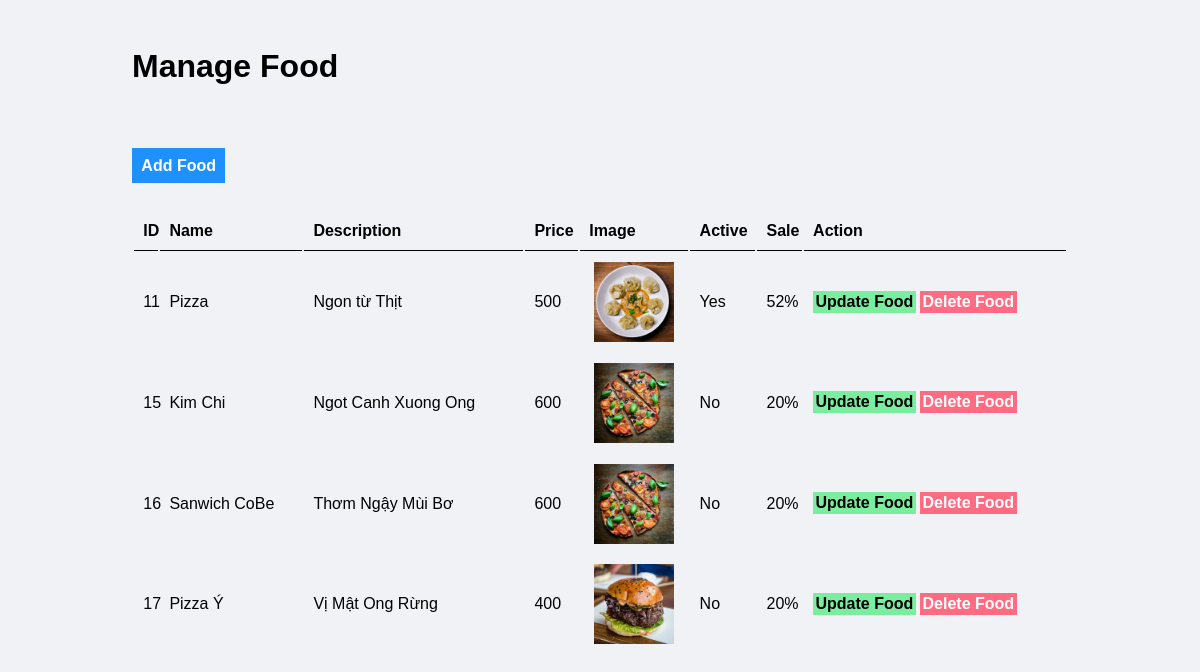
The page /ControllersAdmin/ctlFood.php on the database its author committed.
### tables this page shows
CREATE TABLE `food` (
  `id` int(11) NOT NULL,
  `name` varchar(100) NOT NULL,
  `descript` varchar(1000) NOT NULL,
  `price` int(11) NOT NULL,
  `image_name` varchar(50) NOT NULL,
  `active` varchar(5) NOT NULL,
  `cateId` int(11) NOT NULL,
  `sale` int(11) NOT NULL DEFAULT 0
);

### Models/clsDatabase.php (called while the page is built, shortened)
<?php
class clsDatabase
{
    public $conn = null;
    function __construct()
    {
        try {
            $this->conn = new pdo("mysql:host=localhost;dbname=website-project", "root", '');
            $this->conn->exec('set names utf8');
        } catch (\Throwable $th) {
            echo '<h3>' . $th->getMessage() . '</h3>';
            die('loi database');
        }
    }
    function ThucThiSQL($sql, $data = null)
    {
        $this->pdo_stm = $this->conn->prepare($sql);
        $result = false;
        if ($data !== null) {
            $result =   $this->pdo_stm->execute($data);
        } else
            $result = $this->pdo_stm->execute();
        return $result;
    }
}

### Models/clsFood.php (called while the page is built, shortened)
<?php
require_once('clsDatabase.php');
class clsFood
{
    public $db;
    public function __construct()
    {
        $this->db = new clsDatabase();
    }
    function getListFood()
    {
        $sql = "SELECT * FROM food ";
        $ketqua = $this->db->ThucthiSQL($sql);
        if ($ketqua == TRUE)
            $this->data = $this->db->pdo_stm->fetchAll();
        return $ketqua;
    }
}

### Views/vAdmin/vFood.php (the view, shortened to what this page needs)
</html>
<!DOCTYPE html>
<html lang="en">
<head>
    <link rel="stylesheet" href="../css/admin.css">
</head>
<body>
    <div class="main-content">
        <div class="wrapper">
            <h1>Manage Food</h1>
            <br />
            <br><br><br>
            <a href="?module=<?= $module ?>&act=them" class="btn-primary">Add Food</a>
            <br /><br /><br />
            <?php
            if ($ketqua) {
            ?>
            <table class="tbl-full">
                <tr>
                    <th>ID</th>
                    <th>Name</th>
                    <th>Description</th>
                    <th>Price</th>
                    <th>Image</th>
                    <th>Active</th>
                    <th>Sale</th>
                    <th>Action</th>
                </tr>
                <?php
                    $rows = $food->data;
                    foreach ($rows as $row) {
                        $image_name = $row["image_name"];
                        $active = "";
                        if ($row["active"] == 1)
                            $active = "Yes";
                        else
                            $active = "No";
                    ?>
                <tr>
                    <td> <?= $row["id"] ?> </td>
                    <td> <?= $row["name"] ?> </td>
                    <td> <?= $row["descript"] ?> </td>
                    <td> <?= $row["price"] ?> </td>
                    <td align="center"> <img width="80" src="Uploads/image/<?= $image_name ?>"> </td>
                    <td> <?= $active ?> </td>
                    <td><?= $row["sale"] ?>%</td>
                    <td>
                        <a href="?module=<?= $module ?>&act=sua&id=<?= $row["id"] ?>" class="btn-secondary">Update
                            Food</a>
                        <a href="?module=<?= $module ?>&act=xoa&id=<?= $row["id"] ?>" class="btn-danger">Delete Food</a>
                    </td>
                </tr>
                <?php
                    }
                    ?>
            </table>
            <?php
            } ?>
        </div>
    </div>
</body>
</html>

### css/admin.css (style rules this page uses)
* { margin: 0; padding: 0; box-sizing: border-box; font-family: Arial, Helvetica, sans-serif; }
.wrapper { padding: 1%; width: 80%; margin: 0 auto; padding-bottom: 50px; }
.tbl-full { width: 100%; }
table tr th { border-bottom:1px solid black ; padding: 1%; text-align: left; }
table tr td { padding: 1%; }
.btn-primary { background-color: #1e90ff; padding: 1%; color: white; text-decoration: none; font-weight: bold; }
.btn-secondary { background-color: #7bed9f; padding: 1%; color: black; text-decoration: none; font-weight: bold; }
.btn-danger { background-color: #ff6b81; padding: 1%; color: white; text-decoration: none; font-weight: bold; }
.main-content { background-color: #f1f2f6; padding: 3% 0; }

### rows shown on the page
food: id "11", name "Pizza", descript "Ngon từ Thịt", price "500", image_name (picture), active "Yes", sale "52"
food: id "15", name "Kim Chi", descript "Ngot Canh Xuong Ong", price "600", image_name (picture), active "No", sale "20"
food: id "16", name "Sanwich CoBe", descript "Thơm Ngậy Mùi Bơ", price "600", image_name (picture), active "No", sale "20"
food: id "17", name "Pizza Ý", descript "Vị Mật Ong Rừng", price "400", image_name (picture), active "No", sale "20"
